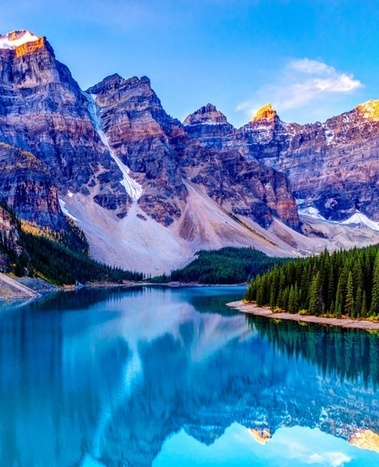
#> input picture FA2023/OpenCV/images/nature.jpg, 379 x 467 px, shrunk from 487 x 600 before the run
$ jupyter execute --allow-errors Arithmatic_Operations_on_Images.ipynb   (text cells are left out)
#> lines starting #> are read from the running program, lines starting #| are printed output that depends on the picture; after the words box and inside, x2 and y2 are one past the last pixel; in counts of white or black regions, pixels touching at a corner belong together; pictures that were not available may be replaced by others from this repository, and a replacement may not be noted
[cell 1]
import cv2 as cv
import numpy as np
from matplotlib import pyplot as plt

[cell 2]
x = np.uint8([250])
y = np.uint8([10])
print(cv.add(x,y)) # 250+10 = 260 => 255
print(x+y) # 250+10 = 260 % 256 = 4

[cell 3]
img1 = cv.imread('../images/nature.jpg')
#> img1 is the input picture: shape (467, 379, 3); mean B, G, R 178.6, 123.7, 71.8
img2 = cv.imread('../images/opencv_logo.png')
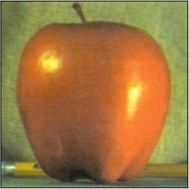
#> input picture FA2023/OpenCV/images/apple.jpg, 189 x 189 px, shrunk from 243 x 243 before the run, given in place of opencv_logo.png, which was not available
#> img2 is the input picture: shape (189, 189, 3); mean B, G, R 65.2, 118.2, 157.3
assert img1 is not None, "file could not be read, check with os.path.exists()"
assert img2 is not None, "file could not be read, check with os.path.exists()"
#> (the rest of this cell did not finish here and is left out)

[cell 4]
# Load the images
img1 = cv.imread('../images/spase.jpg')
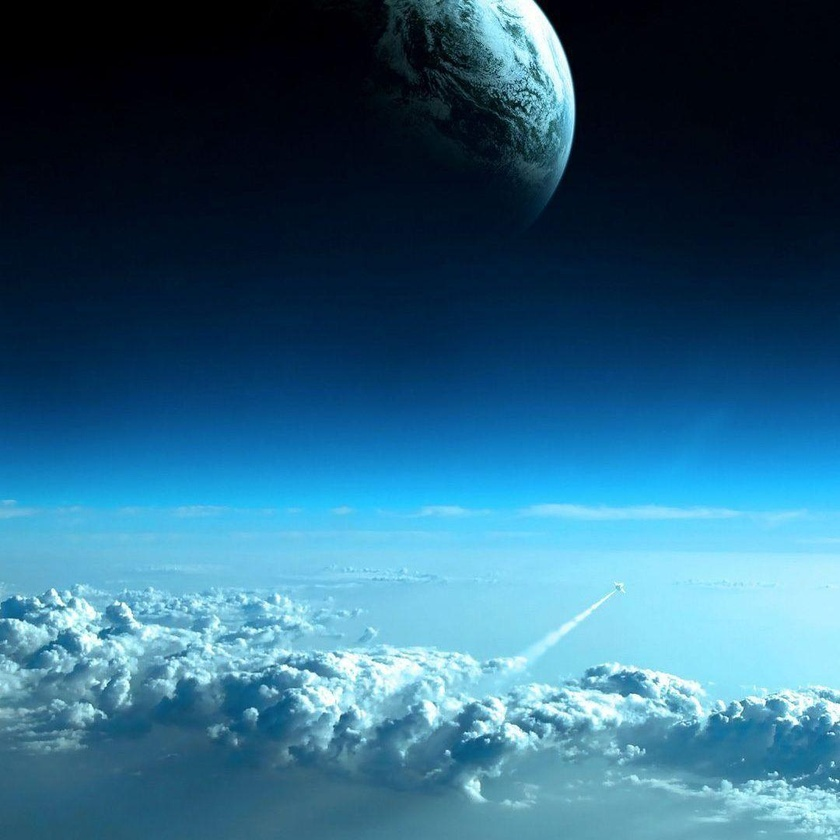
#> input picture FA2023/OpenCV/images/spase.jpg, 840 x 840 px, shrunk from 1080 x 1080 before the run
#> img1 is the input picture: shape (840, 840, 3); mean B, G, R 127.5, 99.6, 46.9
img2 = cv.imread('../images/opencv_logo.png')

# Check if images were loaded successfully
assert img1 is not None, "img1 could not be read, check with os.path.exists()"
assert img2 is not None, "img2 could not be read, check with os.path.exists()"
plt.subplot(143),plt.axis('off'),plt.imshow(cv.cvtColor(img1, cv.COLOR_BGR2RGB)),plt.title('image1')
plt.subplot(144),plt.axis('off'),plt.imshow(cv.cvtColor(img2, cv.COLOR_BGR2RGB)),plt.title('logo')
plt.show()
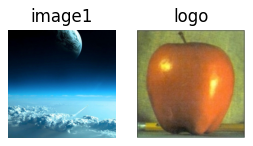
#> figure drawn by matplotlib, 2 panels

[cell 5]
# Convert logo image to grayscale
img2gray = cv.cvtColor(img2, cv.COLOR_BGR2GRAY)
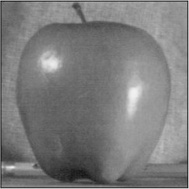
#> img2gray: shape (189, 189); min 20, max 241, mean 123.8
# Create binary mask and its inverse
ret, mask = cv.threshold(img2gray, 10, 255, cv.THRESH_BINARY)
#> mask: shape (189, 189); every value is 255
mask_inv = cv.bitwise_not(mask)
#> mask_inv: shape (189, 189); every value is 0
plt.subplot(141),plt.axis('off'),plt.imshow(cv.cvtColor(img2, cv.COLOR_BGR2RGB)),plt.title('ORIGINAL')
plt.subplot(142),plt.axis('off'),plt.imshow(cv.cvtColor(img2gray, cv.COLOR_BGR2RGB)),plt.title('Grayscale')
plt.subplot(143),plt.axis('off'),plt.imshow(cv.cvtColor(mask, cv.COLOR_BGR2RGB)),plt.title('mask')
plt.subplot(144),plt.axis('off'),plt.imshow(cv.cvtColor(mask_inv, cv.COLOR_BGR2RGB)),plt.title('inversed')
plt.show()
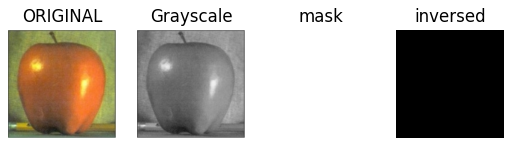
#> figure drawn by matplotlib, 4 panels

[cell 6]
# Create a region of interest (ROI)
rows, cols, channels = img2.shape
#> rows = 189; cols = 189; channels = 3
roi = img1[0:rows, 0:cols]
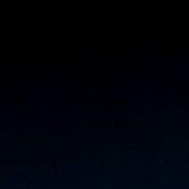
#> roi: shape (189, 189, 3); mean B, G, R 8.5, 2.1, 0.5
print(roi.shape)
#| (189, 189, 3)
print(mask_inv.shape)
#| (189, 189)
# Ensure that img1_bg and img2_fg have the same data type (CV_8U)
img1_bg = cv.bitwise_and(roi, roi, mask=mask_inv).astype('uint8')
#> img1_bg: shape (189, 189, 3); every value is 0
img2_fg = cv.bitwise_and(img2, img2, mask=mask).astype('uint8')
plt.subplot(121),plt.axis('off'),plt.imshow(cv.cvtColor(img1_bg, cv.COLOR_BGR2RGB)),plt.title('cuted from image1')
plt.subplot(122),plt.axis('off'),plt.imshow(cv.cvtColor(img2_fg, cv.COLOR_BGR2RGB)),plt.title('logo')
plt.show()
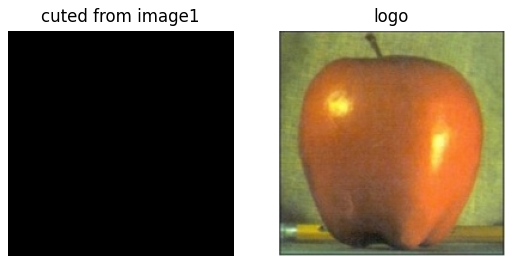
#> figure drawn by matplotlib, 2 panels

[cell 7]
# Overlay the logo on the main image
dst = cv.add(img1_bg, img2_fg)

# Replace ROI in the main image with the overlay
img1[0:rows, 0:cols] = dst
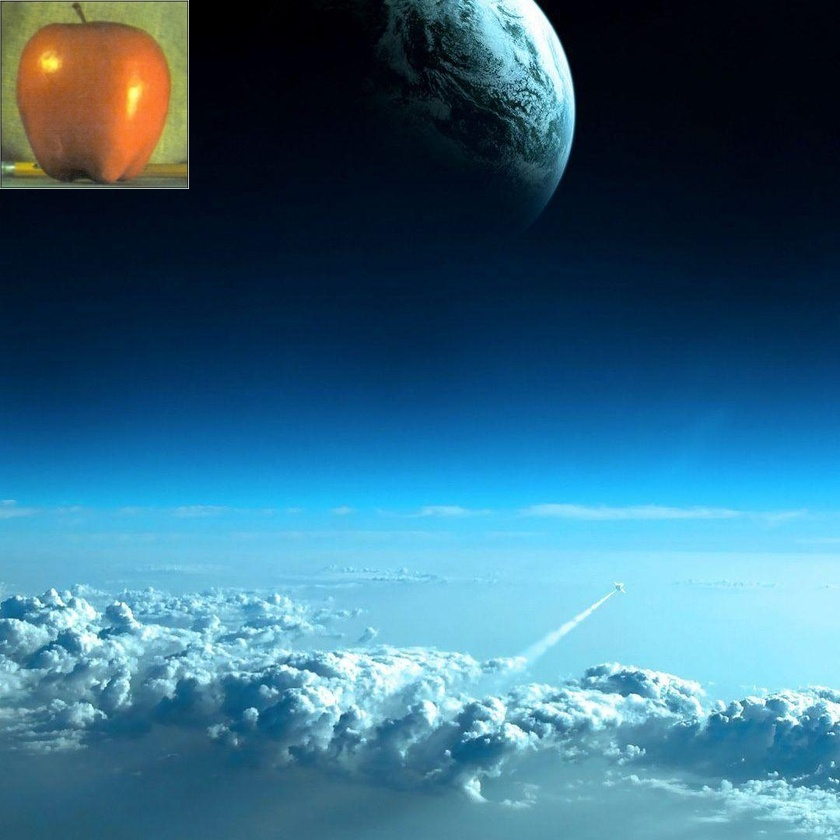
#> img1: shape (840, 840, 3); 5.06% of pixels changed, all inside (x1, y1, x2, y2) = (0, 0, 189, 189)

plt.subplot(121),plt.axis('off'),plt.imshow(cv.cvtColor(dst, cv.COLOR_BGR2RGB)),plt.title('cuted from image1')
plt.subplot(122),plt.axis('off'),plt.imshow(cv.cvtColor(img1, cv.COLOR_BGR2RGB)),plt.title('added')
plt.show()
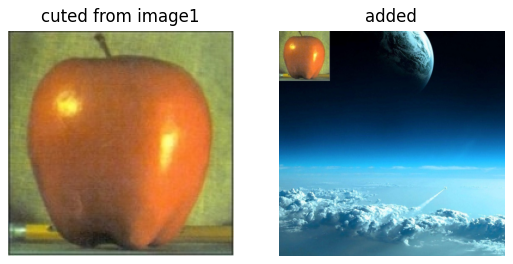
#> figure drawn by matplotlib, 2 panels
